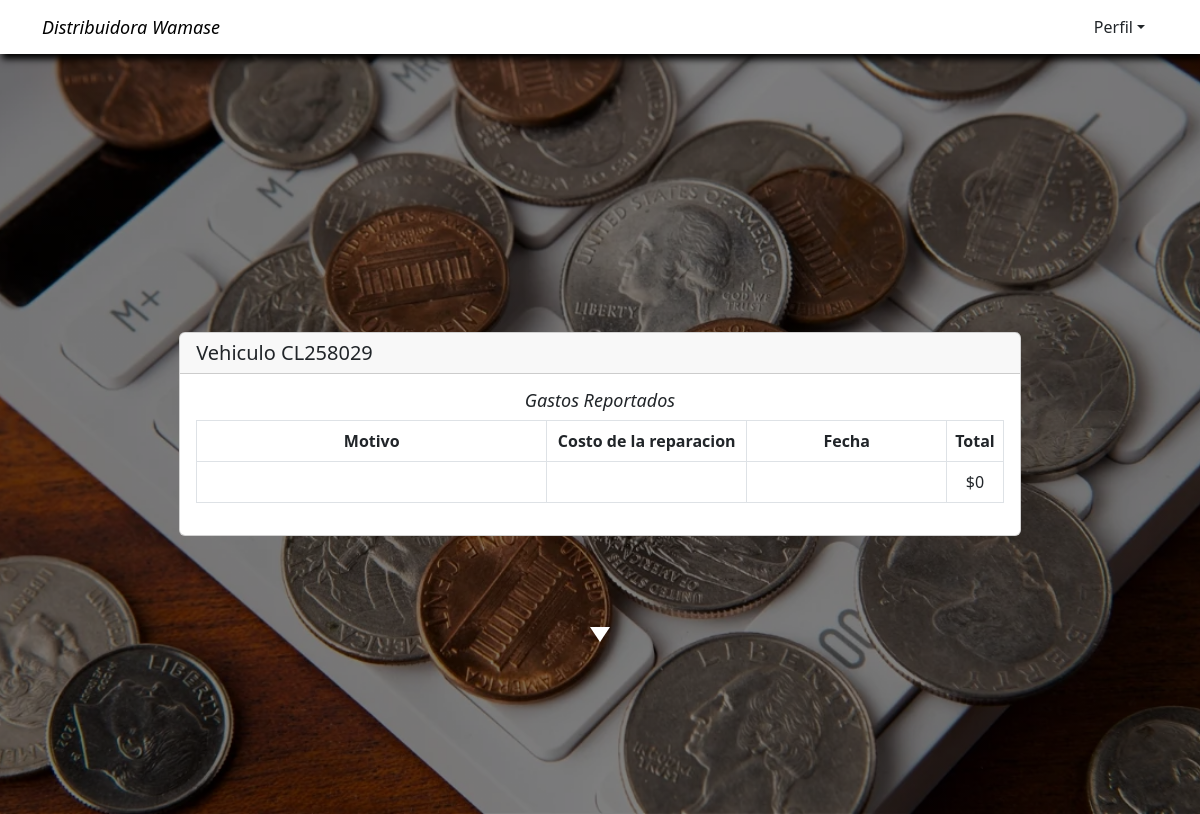
The page /view_expenses_user/ (signed in) on the database as committed earlier.
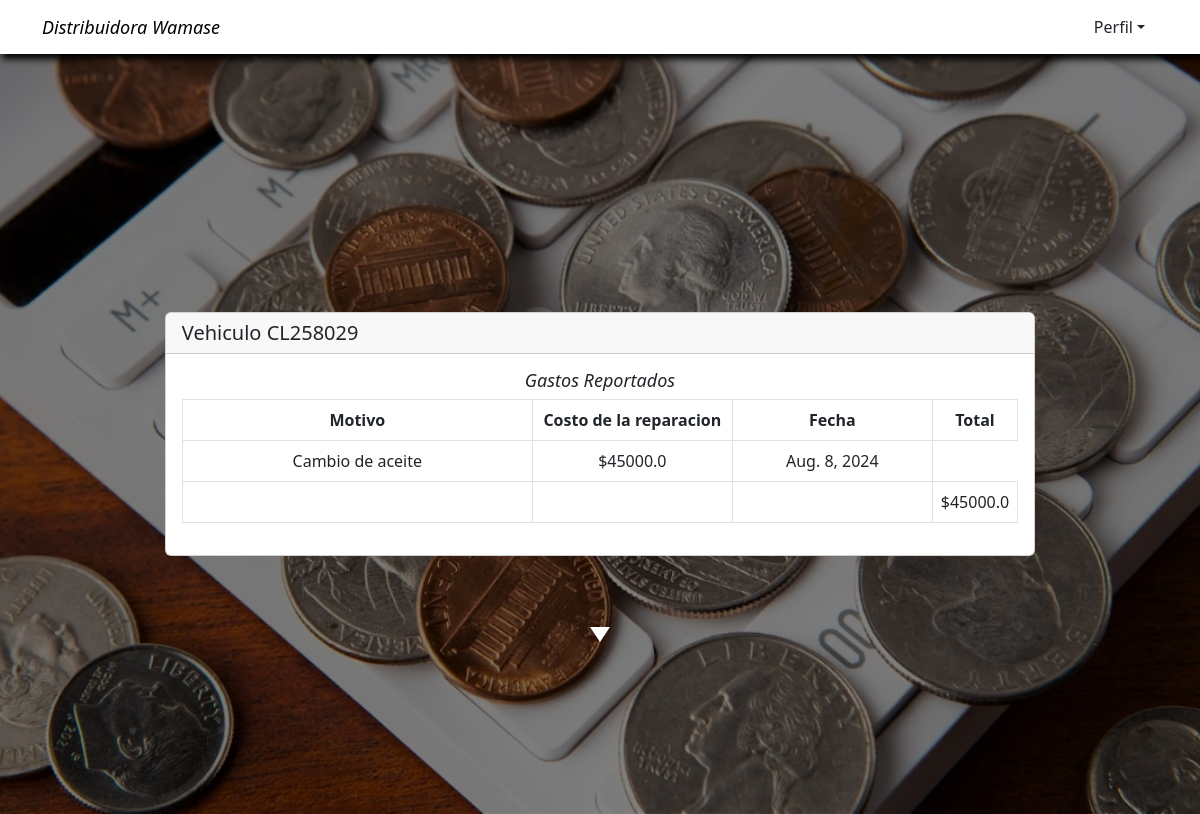
The same page on the database as committed later.
### Expenses/models.py (models this page shows)
class Expenses(models.Model):
    user = models.ForeignKey(User, on_delete=models.CASCADE)
    title = models.CharField(max_length=255, null=False)
    description = models.CharField(max_length=1000, null=True)
    amount = models.FloatField(null=False)
    date = models.DateField(default=date.today())

### Expenses/views.py (the view)
# urls.py: path('view_expenses_user/', expenseViewUser.as_view(), name='Expenses-User'),
class expenseViewUser(LoginRequiredMixin, View):
    login_url = '/login/'
    def get(self, request):
        expenses = Expenses.objects.filter(user=request.user)
        amount = 0
        for expense in expenses:
            amount = amount + expense.amount
        total = amount
        return render(request, 'view_expensesUser.html', {'expenses': expenses, 'total': total})

### templates/view_expensesUser.html (shortened to what this page needs)
{% extends 'base.html' %}
{% load static %}
{% load pwa %}
{% block content %}
<section class="expenses">
    <div class="container">
        <div class="card">
            <h5 class="card-header d-flex justify-content-start text-left"> Vehiculo {{request.user}}</h5>
            <div class="card-body">
                <h3 class="card-title" style="font-size:large; font-style: italic;">Gastos Reportados </h3>
                <div class="table-responsive">
                    <table class="table table-bordered">
                        <thead>
                            <tr>
                                <th scope="col" style="width: 350px;">Motivo</th>
                                <th scope="col" style="width: 200px;">Costo de la reparacion  </th>
                                <th scope="col" style="width: 200px;">Fecha</th>
                                <th scope="col">Total</th>
                            </tr>
                        </thead>
                        <tbody>
                            {% for expense in expenses %}
                            <tr>
                                <td>{{expense.title}}</td>
                                <td>${{expense.amount}}</td>
                                <td>{{expense.date}}</td>
                            </tr>
                        {% endfor %}
                        <tr>
                            <td></td>
                            <td></td>
                            <td></td>
                            <td>${{total}}</td>
                        </tr>
                        </tbody>
                    </table>
                </div>
            </div>
        </div>
    </div>
</section>
{% endblock %}

Rows that differ between the two databases and show on the page:
added Expenses: title "Cambio de aceite", amount "45000.0", date "Aug. 8, 2024"
Other text that changed with them:
{{ total }}: "0" → "45000.0"
